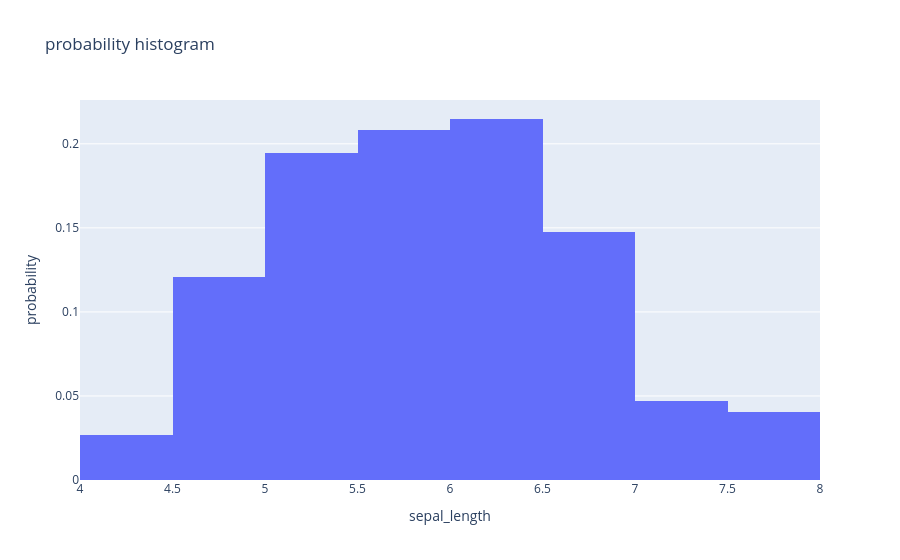

Here is the notebook cell this chart was saved with:
### Code cell
"""
Create a probability histogram of sepal length for the flowers dataset

"""

px.histogram(dataset, x = 'sepal_length', histnorm = 'probability', title = 'probability histogram')

### Figure 1 — Plotly figure (JSON) as saved in the notebook; plotly's stock layout.template omitted (floating-point values rounded to 4 significant figures; data arrays with more than 128 entries replaced by an {"elided": "..."} marker saying what was removed)
{"data": [{"bingroup": "x", "histnorm": "probability", "hovertemplate": "sepal_length=%{x}<br>probability=%{y}<extra></extra>", "legendgroup": "", "marker": {"color": "#636efa", "pattern": {"shape": ""}}, "name": "", "orientation": "v", "showlegend": false, "type": "histogram", "x": {"elided": "149 float values"}, "xaxis": "x", "yaxis": "y"}], "layout": {"barmode": "relative", "legend": {"tracegroupgap": 0}, "title": {"text": "probability histogram"}, "xaxis": {"anchor": "y", "domain": [0, 1], "title": {"text": "sepal_length"}}, "yaxis": {"anchor": "x", "domain": [0, 1], "title": {"text": "probability"}}}}
